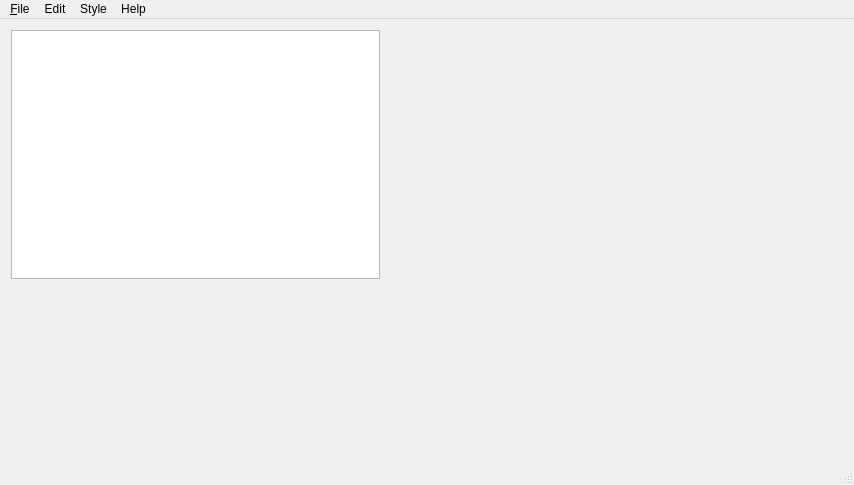
<?xml version="1.0" encoding="UTF-8"?>
<ui version="4.0">
 <class>NotepadCPP</class>
 <widget class="QMainWindow" name="NotepadCPP">
  <property name="geometry">
   <rect>
    <x>0</x>
    <y>0</y>
    <width>854</width>
    <height>485</height>
   </rect>
  </property>
  <property name="windowTitle">
   <string>NotepadCPP</string>
  </property>
  <property name="windowIcon">
   <iconset resource="myresources.qrc">
    <normaloff>:/icons/icons/open.png</normaloff>:/icons/icons/open.png</iconset>
  </property>
  <widget class="QWidget" name="centralWidget">
   <widget class="QWidget" name="verticalLayoutWidget">
    <property name="geometry">
     <rect>
      <x>0</x>
      <y>0</y>
      <width>391</width>
      <height>271</height>
     </rect>
    </property>
    <layout class="QVBoxLayout" name="verticalLayout">
     <item>
      <widget class="QTextEdit" name="textEdit"/>
     </item>
    </layout>
   </widget>
  </widget>
  <widget class="QMenuBar" name="menuBar">
   <property name="geometry">
    <rect>
     <x>0</x>
     <y>0</y>
     <width>854</width>
     <height>20</height>
    </rect>
   </property>
   <widget class="QMenu" name="menuFile">
    <property name="title">
     <string>&amp;File</string>
    </property>
    <addaction name="actionNew"/>
    <addaction name="actionOpen_2"/>
    <addaction name="actionSave"/>
    <addaction name="separator"/>
    <addaction name="actionPrint"/>
    <addaction name="separator"/>
    <addaction name="actionExit"/>
   </widget>
   <widget class="QMenu" name="menuEdit">
    <property name="title">
     <string>Edit</string>
    </property>
    <addaction name="actionCopy"/>
    <addaction name="actionPaste"/>
    <addaction name="actionCut"/>
    <addaction name="separator"/>
    <addaction name="actionUndo"/>
    <addaction name="actionRedo"/>
   </widget>
   <widget class="QMenu" name="menuStyle">
    <property name="title">
     <string>Style</string>
    </property>
    <addaction name="actionFonts"/>
   </widget>
   <widget class="QMenu" name="menuAbout">
    <property name="title">
     <string>Help</string>
    </property>
    <addaction name="actionAbout_NotepadCPP"/>
   </widget>
   <addaction name="menuFile"/>
   <addaction name="menuEdit"/>
   <addaction name="menuStyle"/>
   <addaction name="menuAbout"/>
  </widget>
  <widget class="QStatusBar" name="statusBar">
   <property name="statusTip">
    <string>Made w/ &lt;3 by Oskar Trochimowicz</string>
   </property>
  </widget>
  <action name="actionNew">
   <property name="icon">
    <iconset resource="myresources.qrc">
     <normaloff>:/icons/icons/new.png</normaloff>:/icons/icons/new.png</iconset>
   </property>
   <property name="text">
    <string>&amp;New</string>
   </property>
   <property name="shortcut">
    <string>Ctrl+N</string>
   </property>
  </action>
  <action name="actionOpen_2">
   <property name="icon">
    <iconset resource="myresources.qrc">
     <normaloff>:/icons/icons/open.png</normaloff>:/icons/icons/open.png</iconset>
   </property>
   <property name="text">
    <string>&amp;Open</string>
   </property>
   <property name="shortcut">
    <string>Ctrl+O</string>
   </property>
  </action>
  <action name="actionSave">
   <property name="icon">
    <iconset resource="myresources.qrc">
     <normaloff>:/icons/icons/save.png</normaloff>:/icons/icons/save.png</iconset>
   </property>
   <property name="text">
    <string>&amp;Save As</string>
   </property>
   <property name="shortcut">
    <string>Ctrl+S</string>
   </property>
  </action>
  <action name="actionPrint">
   <property name="icon">
    <iconset resource="myresources.qrc">
     <normaloff>:/icons/icons/printer.png</normaloff>:/icons/icons/printer.png</iconset>
   </property>
   <property name="text">
    <string>&amp;Print</string>
   </property>
   <property name="shortcut">
    <string>Ctrl+P</string>
   </property>
  </action>
  <action name="actionExit">
   <property name="icon">
    <iconset resource="myresources.qrc">
     <normaloff>:/icons/icons/exit.png</normaloff>:/icons/icons/exit.png</iconset>
   </property>
   <property name="text">
    <string>&amp;Exit</string>
   </property>
   <property name="shortcut">
    <string>Ctrl+Q</string>
   </property>
  </action>
  <action name="actionCopy">
   <property name="text">
    <string>Copy</string>
   </property>
  </action>
  <action name="actionPaste">
   <property name="text">
    <string>Paste</string>
   </property>
  </action>
  <action name="actionCut">
   <property name="text">
    <string>Cut</string>
   </property>
  </action>
  <action name="actionUndo">
   <property name="text">
    <string>Undo</string>
   </property>
  </action>
  <action name="actionRedo">
   <property name="text">
    <string>Redo</string>
   </property>
  </action>
  <action name="actionAbout_NotepadCPP">
   <property name="text">
    <string>About NotepadCPP</string>
   </property>
  </action>
  <action name="actionFonts">
   <property name="text">
    <string>Fonts</string>
   </property>
  </action>
 </widget>
 <layoutdefault spacing="6" margin="11"/>
 <resources>
  <include location="myresources.qrc"/>
 </resources>
 <connections/>
</ui>
